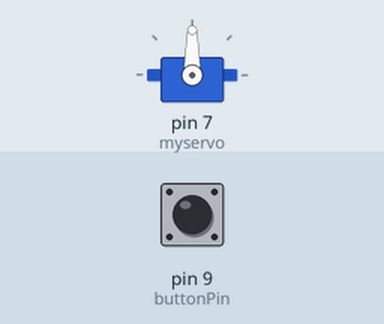
The sketch below on a simulated Arduino Uno, built with avr-gcc and run on an emulated ATmega328P. Parts: servo. The inputs (shaded band) are chosen by the test bench; at power-on: pin 9 (buttonPin) LOW.

Above: at 1.2 s.
1.3 s: pin 9 (buttonPin) pulled HIGH for 0.15 s
At 1.76 s:
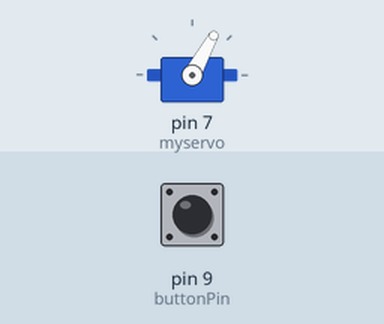
At 3.9 s:
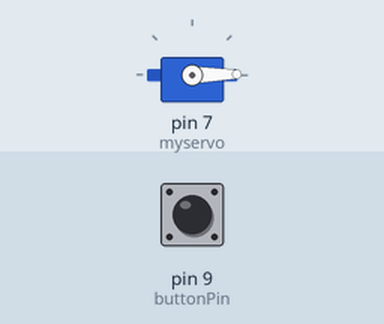
4.3 s: pin 9 (buttonPin) pulled HIGH for 1 s
At 4.75 s:
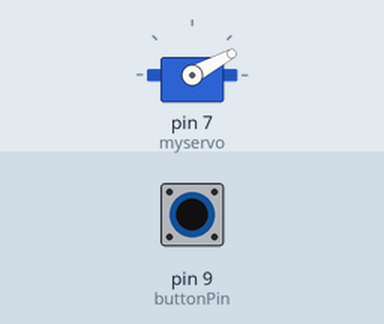
Timing chart, 0 to 7.3 s (numbered marks = the images above; inputs shaded):
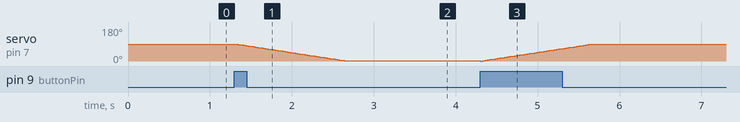

Measured:
- after the input at 1.3 s, servo on pin 7 (myservo): moves from 90° to 1° over 1.3 s, starting at once

The sketch:

Servo_Button.ino
```cpp
#include <Servo.h>

// Set digital pin numbers:
const int servoPin = 7;
const int buttonPin = 9;

int buttonState = 0;
int directionState = 1;

Servo myservo;
int pos = 0;

 void setup() {
   myservo.attach(7);  // attaches the servo on pin 8 to the servo object
   pinMode(buttonPin, INPUT);  // initialize the pushbutton pin as an input
 }

 void loop(){
   buttonState = digitalRead(buttonPin);
   if (directionState == 0){
     if (buttonState == HIGH) {
       directionState = 1;
       for(pos = 0; pos < 90; pos=pos+1)
       {
         myservo.write(pos);
         delay(15);
       }
     }
   } else if (directionState == 1) {
     if (buttonState == HIGH) {
       directionState = 0;
       for(pos = 90; pos>=1; pos=pos-1)
       {
         myservo.write(pos);
         delay(15);
       }
     }
   }
 }
```
